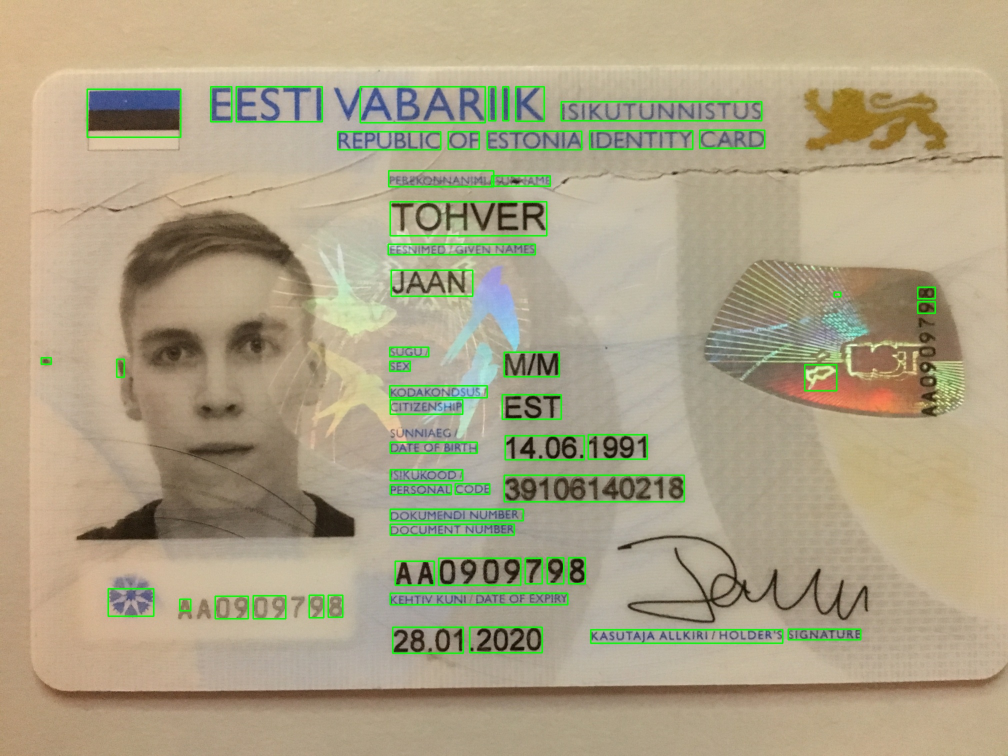
#> input picture doc_reg/rects.jpg, 2016 x 1512 px (shown at 1/2 size)
$ python text_extractor_manual.py doc_reg/rects.jpg
#> lines starting #> are read from the running program, lines starting #| are printed output that depends on the picture; after the words box and inside, x2 and y2 are one past the last pixel; in counts of white or black regions, pixels touching at a corner belong together
#!/usr/bin/env python
# -*- coding: utf-8 -*-

import cv2
import sys
import numpy as np

filename = sys.argv[1]

boxes = [
    ((365, 95), (487, 117)),    #ELAMISLUBA
    ((572, 98), (698, 119)),    #BB0021535
    ((328, 137), (352, 151)),   #NIMI
    ((329, 154), (455, 171)),   #ANBARJAFARI
    ((329, 171), (455, 189)),   #GHOLAMREZA
    ((329, 194), (384, 205)),   #KEHTIV KUNI
    ((329, 207), (420, 225)),   #05.08.2021
    ((329, 227), (468, 240)),   #VÄLJAANDMISE KOHT JA KUUPÄEV
    ((329, 242), (467, 260)),   #PPA, 05.08.2016
    ((329, 262), (365, 273)),   #LOA LIIK
    ((329, 275), (543, 294)),   #ELAMISLUBA TÖÖTAMISEKS
    ((329, 313), (379, 323)),   #MÄRKUSED
    ((329, 325), (484, 343)),   #RESIDENCE PERMIT
    ((329, 343), (480, 359)),   #FOR EMPLOYMENT
    ((329, 359), (510, 375)),   #KUNI/UNTIL 31.08.2021
    ((592, 342), (702, 367)),   #400688
    ((550, 433), (706, 452)),   #RESIDENCE PERMIT
]

cv2.namedWindow('rects')

image = cv2.imread(filename)
#> image is the input picture: shape (1512, 2016, 3); mean B, G, R 134.3, 162.6, 172.3

for box in boxes:
    cv2.rectangle(image, box[0], box[1], (0, 255, 0))
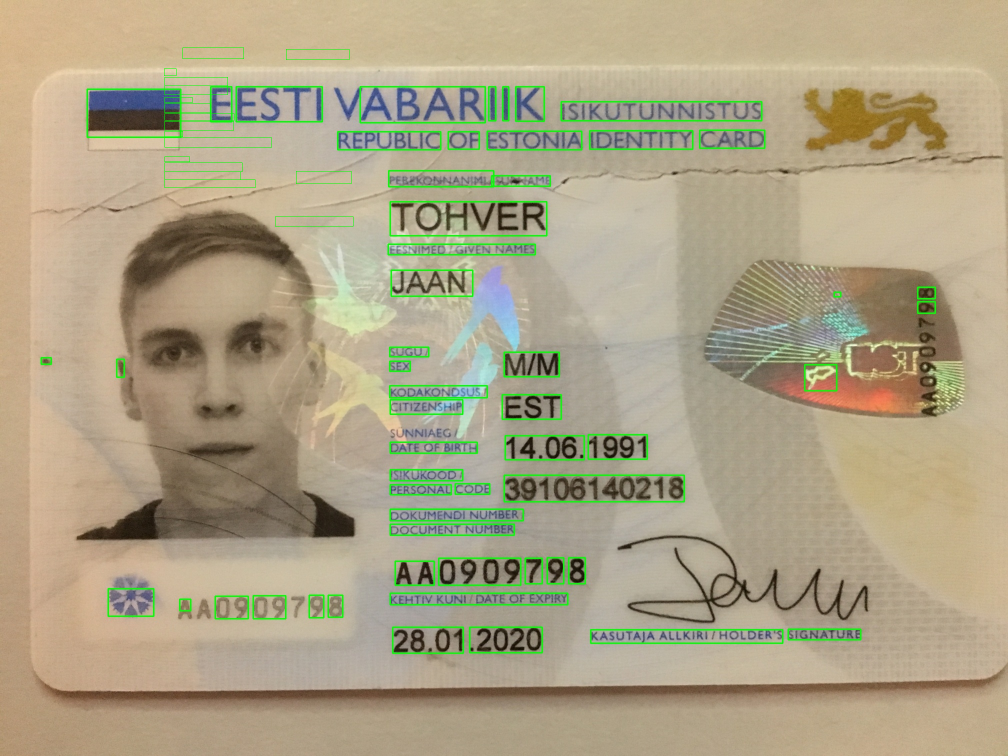
#> image: shape (1512, 2016, 3) (shown at 1/2 size); 0.14% of pixels changed, all inside (x1, y1, x2, y2) = (328, 95, 707, 453)

cv2.imshow('rects', image)
cv2.waitKey(0)

cv2.destroyWindow('rects')

for i in range(0, len(boxes)):
    box = boxes[i]

    text = image[box[0][1]:box[1][1], box[0][0]:box[1][0]]

    cv2.imwrite('cutouts_srn/' + str(i) + '.jpg', text)
#> this loop made 17 passes
#> pass 1, `text = image[box[0][1]:box[1][1], box[0][0]:box[1][0]]`:
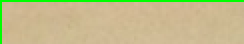
#> text: shape (22, 122, 3) (shown 2 times larger); mean B, G, R 138.8, 188.7, 195
#> pass 2, `text = image[box[0][1]:box[1][1], box[0][0]:box[1][0]]`:
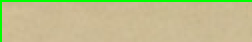
#> text: shape (21, 126, 3) (shown 2 times larger); mean B, G, R 140.8, 190.2, 192.3
